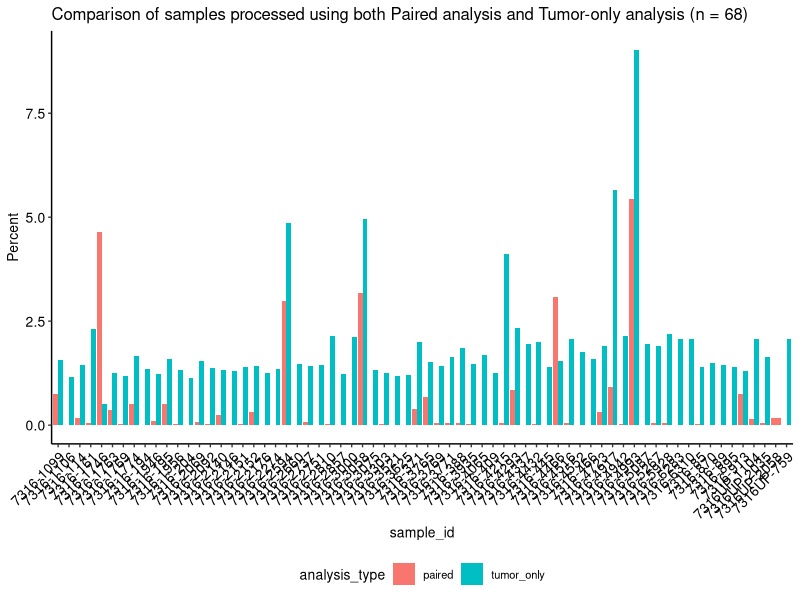

Write R code to recreate this figure.
# script to summarise msi-sensor pro output
suppressPackageStartupMessages({
  library(tidyverse)
  library(ggplot2)
  library(ggpubr)
})

# # read msisensor pro files
# fname <- 'results/msisensor-pro-tumor-only/hope_cohort_msi_sensor_output.tsv'
# if(!file.exists(fname)){
#   lf <- list.files(path = 'data/msisensor_pro_tumor_only/', pattern = 'msisensor_pro', recursive = T, full.names = T)
#   df <- lapply(lf, read_tsv)
#   df <- do.call(rbind,df)
#   colnames(df)[3] <- "Percent"
#   df$name <- gsub('.*/', '', lf)
#   manifest <- read_tsv('data/msisensor_pro_tumor_only/manifest_20230131_010544.tsv')
#   manifest <- manifest %>% inner_join(df, by = "name")
#   manifest <- manifest %>%
#     dplyr::select(`Kids First Biospecimen ID`, `Kids First Participant ID`, sample_id, gender, Total_Number_of_Sites, Number_of_Somatic_Sites, Percent) %>%
#     unique()
#   output_df <- manifest %>%
#     mutate(Type = ifelse(Percent >= 3.5, "High", "Low")) %>%
#     arrange(Percent)
#   write_tsv(output_df, file = fname)
# } else {
#   output_df <- read_tsv(fname)
# }

paired_results <- read_tsv('results/msisensor-pro/hope_cohort_msi_sensor_output.tsv')
paired_results$analysis_type <- "paired"
tumor_only_results <- read_tsv('results/msisensor-pro-tumor-only/hope_cohort_msi_sensor_output.tsv')
tumor_only_results$analysis_type <- "tumor_only"
combined_df <- rbind(paired_results, tumor_only_results)

# barplot
unique_ids <- combined_df[which(duplicated(combined_df$`Kids First Biospecimen ID`)),"Kids First Biospecimen ID"] %>% 
  unique() %>%
  pull(`Kids First Biospecimen ID`)
combined_df <- combined_df %>% 
  filter(`Kids First Biospecimen ID` %in% unique_ids)
pdf(file = "results/msisensor-pro-combined/tumor_only_vs_paired_analysis.pdf", width = 12, height = 6)
ggplot(combined_df, 
       aes(x = sample_id, y = Percent, fill = analysis_type)) +
  geom_bar(stat = "identity", position = position_dodge()) +
  ggpubr::theme_pubr(base_size = 10, legend = "bottom") + 
  ggtitle(paste0("Comparison of samples processed using both Paired analysis and Tumor-only analysis (n = ", length(unique_ids), ")")) +
  theme(axis.text.x = element_text(angle = 45, vjust = 1, hjust = 1))
dev.off()
